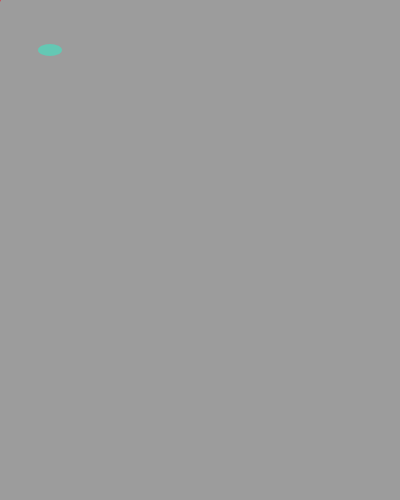
Frame 1 (no input)
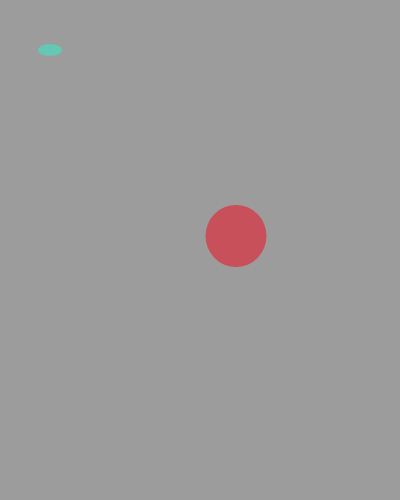
Frame 60 (no input)
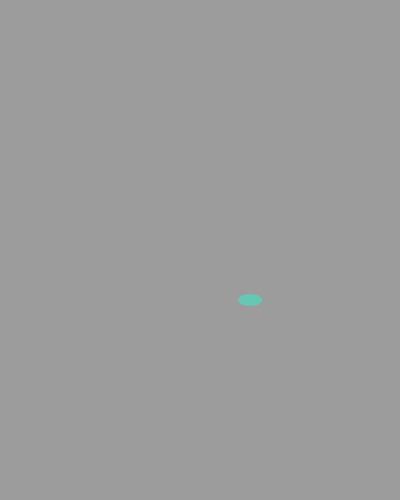
Frame 120 (the mouse pressed at the canvas centre since frame 60)

The p5.js sketch that drew these frames (run headless with seeded random() and noise() and a simulated clock; from frame 60 on, the mouse is pressed at the canvas centre):

// p5.js sketch
// ── sketch.js
var ellipseX = 0;
var ellipseY = 0;

var ellipseXd =2;
var ellipseYd = 3;
// var par;

function setup (){
	createCanvas(400,500);
	// background(226);

	// par=createP("Move the mouse on the canvas to draw stuff. "+
	// 	"Click  on the canvas to reset the background.")
}


//This is a draw loops which goes over and over.
function draw (){

	background(156);
	noStroke();

	//ellipse1
	fill(100,200,180);
	ellipse(mouseX+50,mouseY+50,24,12);

	//ellipse2
	fill(200,80,90);
	ellipse(ellipseX,ellipseY,ellipseXd,ellipseYd);

	ellipseX += 4;
	ellipseY += 4;
	ellipseXd += 1;
	ellipseYd += 1;


}

function mousePressed(){
	background(random(0,255),random(0,255),100)
}
